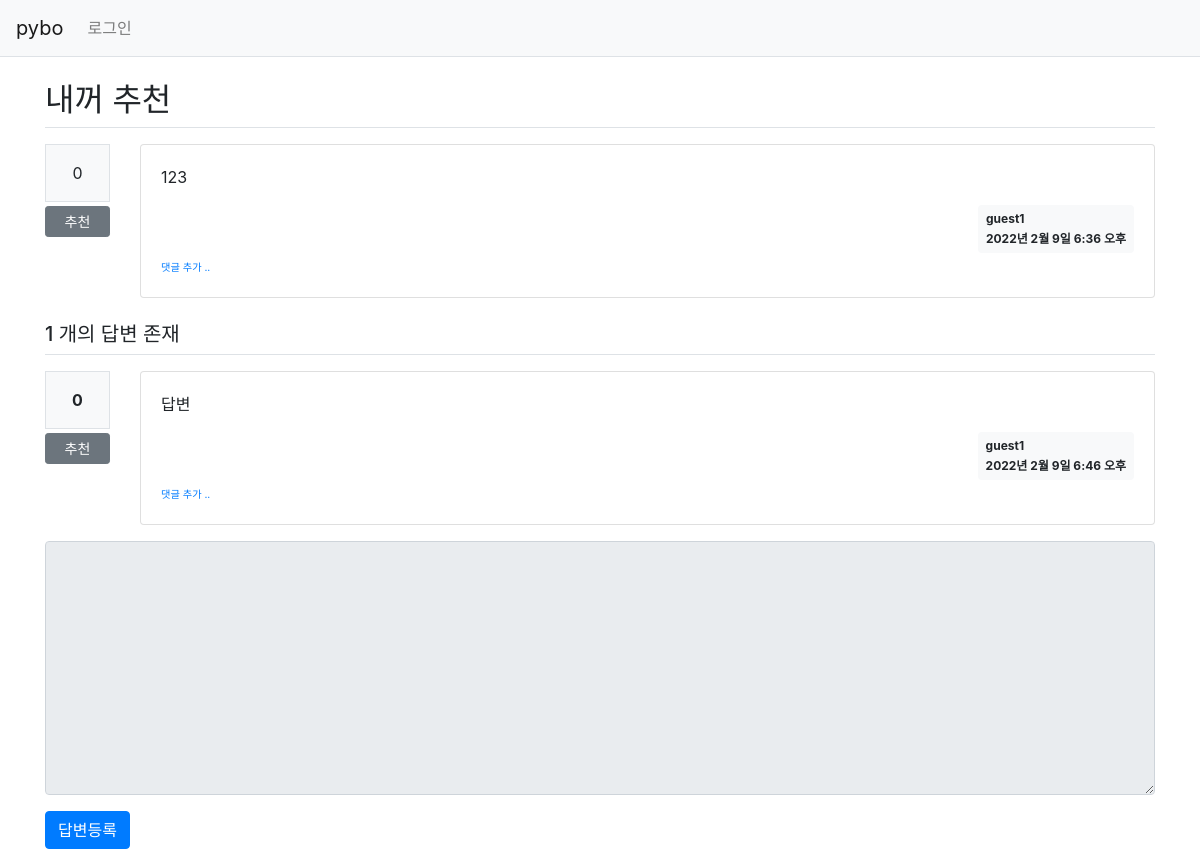
The page /pybo/307/ on the database as committed earlier.
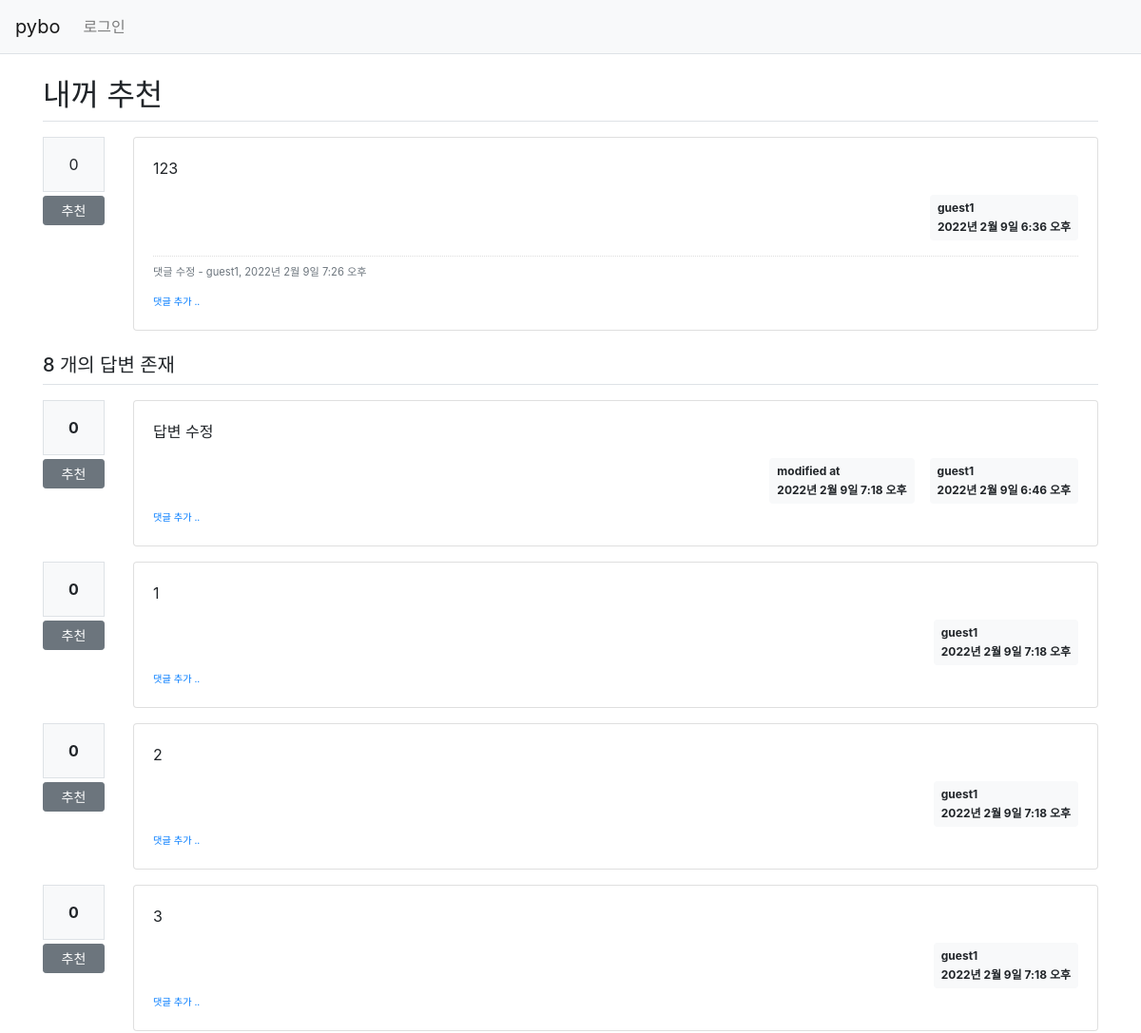
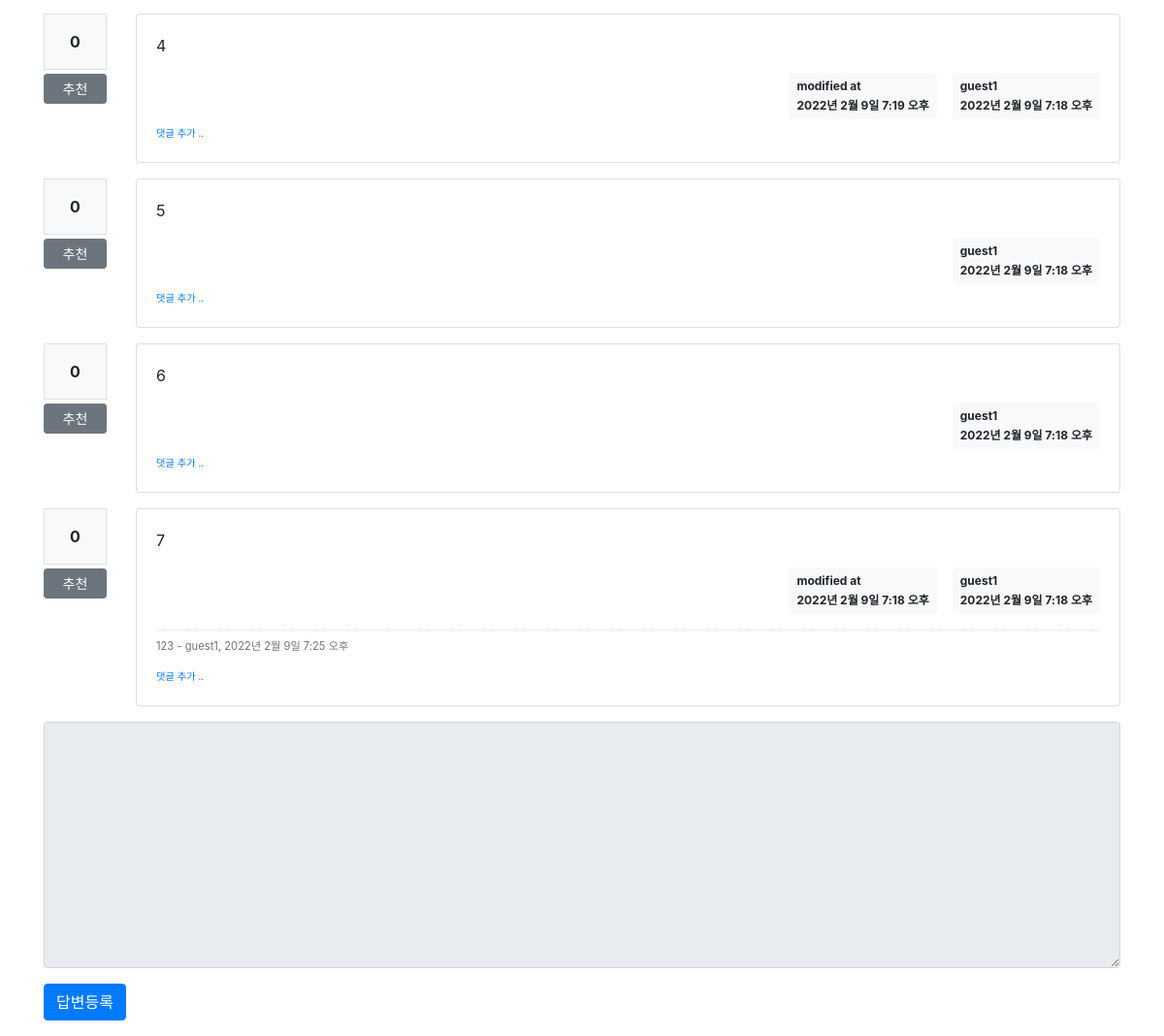
The same page on the database as committed later (2 pictures, top to bottom).
### pybo/models.py (models this page shows, shortened)
class Question(models.Model):
    author = models.ForeignKey(User, on_delete=models.CASCADE, related_name='author_question')
    subject = models.CharField(max_length=200)
    content = models.TextField()
    create_date = models.DateTimeField()
    modify_date = models.DateTimeField(null=True, blank=True)
    voter = models.ManyToManyField(User, related_name='voter_question')

class Answer(models.Model):
    author = models.ForeignKey(User, on_delete=models.CASCADE, related_name='author_answer')
    question = models.ForeignKey(Question, on_delete=models.CASCADE)
    content = models.TextField()
    create_date = models.DateTimeField()
    modify_date = models.DateTimeField(null=True, blank=True)
    voter = models.ManyToManyField(User, related_name='voter_answer')

class Comment(models.Model):
    author = models.ForeignKey(User, on_delete=models.CASCADE)
    content = models.TextField()
    create_date = models.DateTimeField()
    modify_date = models.DateTimeField(null=True, blank=True)
    question = models.ForeignKey(Question, null=True, blank=True, on_delete=models.CASCADE)
    answer = models.ForeignKey(Answer, null=True, blank=True, on_delete=models.CASCADE)

### pybo/views/base_views.py (the view)
def detail(request, question_id):
    question = get_object_or_404(Question, pk=question_id)
    context = {'question': question}
    return render(request, 'pybo/question_detail.html', context)

### pybo/templatetags/pybo_filter.py (called while the page is built)
@register.filter()
def mark(value):
    extenstions = ["nl2br", "fenced_coede"]
    return mark_safe(markdown.markdown(value, extenstions=extenstions))

### templates/pybo/question_detail.html (shortened to what the changed rows need)
{% extends 'base.html' %}
{% load pybo_filter %}
{% block content %}
<div class="container my-3">
    <h2 class="border-bottom py-2">{{ question.subject }}</h2>
    <div class="row my-3">
        <div class="col-1">
            <div class="bg-light text-center p-3 border front-weight-bolder mb-1">{{ question.voter.count }}</div>
            <a href="#" data-uri="{% url 'pybo:vote_question' question.id %}" class="recommend btn btn-sm btn-secondary btn-block my-1">추천</a>
        </div>
        <div class="col-11">
            <div class="card">
                <div class="card-body">
                    <div class="card-text">{{ question.content|mark }}</div>
                    <div class="d-flex justify-content-end">
                        <div class="badge badge-light p-2 text-left">
                            <div class="mb-2">{{ question.author.username }}</div>
                            <div>{{ question.create_date }}</div>
                        </div>
                    </div>
                    {% if question.comment_set.count > 0 %}
                    <div class="mt-3">
                    {% for comment in question.comment_set.all %}
                        <div class="comment py-2 text-muted">
                            <span style="white-space: pre-line;">{{ comment.content }}</span>
                            <span>
                                - {{ comment.author }}, {{ comment.create_date }}
                            </span>
                        </div>
                    {% endfor %}
                    </div>
                    {% endif %}
                </div>
            </div>
        </div>
    </div>
    <h5 class="border-bottom my-3 py-2">{{ question.answer_set.count}} 개의 답변 존재</h5>
    {% for answer in question.answer_set.all %}
    <div class="row my-3">
        <div class="col-1">
            <div class="bg-light text-center p-3 border font-weight-bolder mb-1"> {{ answer.voter.count }}</div>
            <a href="#" data-uri="{% url 'pybo:vote_answer' answer.id %}" class="recommend btn btn-sm btn-secondary btn-block my-1">추천</a>
        </div>
        <div class="col-11">
            <div class="card">
                <div class="card-body">
                    <div class="card-text">{{ answer.content|mark }}</div>
                    <div class="d-flex justify-content-end">
                        {% if answer.modify_date %}
                        <div class="badge badge-light p-2 text-left mx-3">
                            <div class="mb-2">modified at</div>
                            <div>{{ answer.modify_date }}</div>
                        </div>
                        {% endif %}
                        <div class="badge badge-light p-2 text-left">
                            <div class="mb-2">{{ answer.author.username }}</div>
                            <div>{{ answer.create_date }}</div>
                        </div>
                    </div>
                    {% if answer.comment_set.count > 0 %}
                    <div class="mt-3">
                    {% for comment in answer.comment_set.all %}
                        <div class="comment py-2 text-muted">
                            <span style="whtie-space: pre-line;">{{ comment.content }}</span>
                            <span>
                                - {{ comment.author }}, {{ comment.create_date }}
                            </span>
                        </div>
                    {% endfor %}
                    </div>
                    {% endif %}
                    <div>
                        <a href="{% url 'pybo:comment_create_answer' answer.id %} " class="small"><small>댓글 추가 .. </small></a>
                    </div>
                </div>
            </div>
        </div>
    </div>
    {% endfor %}
    <form action="{% url 'pybo:answer_create' question.id %}" method="post" class="my-3">
        <div class="form-group">
        </div>
        <input type="submit" value="답변등록" class="btn btn-primary">
    </form>
</div>
{% endblock %}

Rows that differ between the two databases and show on the page:
computed for Question "내꺼 추천": answer_set.count "1" → "8"
added Comment: content "댓글 수정", author "guest1", create_date "2022년 2월 9일 7:26 오후", shown under "내꺼 추천"
changed Answer "2022년 2월 9일 6:46 오후": content|mark "답변" → "답변 수정"; modify_date (not shown) → "2022년 2월 9일 7:18 오후"
added Answer: voter.count "0", content|mark "1", author.username "guest1", create_date "2022년 2월 9일 7:18 오후"
added Answer: voter.count "0", content|mark "2", author.username "guest1", create_date "2022년 2월 9일 7:18 오후"
added Answer: voter.count "0", content|mark "3", author.username "guest1", create_date "2022년 2월 9일 7:18 오후"
added Answer: voter.count "0", content|mark "4", modify_date "2022년 2월 9일 7:19 오후", author.username "guest1", create_date "2022년 2월 9일 7:18 오후"
added Answer: voter.count "0", content|mark "5", author.username "guest1", create_date "2022년 2월 9일 7:18 오후"
added Answer: voter.count "0", content|mark "6", author.username "guest1", create_date "2022년 2월 9일 7:18 오후"
added Answer: voter.count "0", content|mark "7", modify_date "2022년 2월 9일 7:18 오후", author.username "guest1", create_date "2022년 2월 9일 7:18 오후"
added Comment: content "123", author "guest1", create_date "2022년 2월 9일 7:25 오후", shown under "0"
